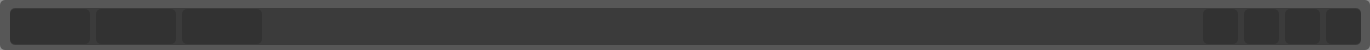
   <widget class="QWidget" name="Song_Menu_Widget" native="true">
    <property name="geometry">
     <rect>
      <x>10</x>
      <y>10</y>
      <width>1370</width>
      <height>50</height>
     </rect>
    </property>
    <property name="minimumSize">
     <size>
      <width>1370</width>
      <height>50</height>
     </size>
    </property>
    <property name="maximumSize">
     <size>
      <width>1370</width>
      <height>50</height>
     </size>
    </property>
    <property name="styleSheet">
     <string notr="true">QWidget
{
border-radius:5px;
background-color:rgba(30,30,30,0.5)
} </string>
    </property>
    <widget class="QWidget" name="layoutWidget">
     <property name="geometry">
      <rect>
       <x>10</x>
       <y>8</y>
       <width>1351</width>
       <height>37</height>
      </rect>
     </property>
     <layout class="QHBoxLayout" name="horizontalLayout_3">
      <item>
       <widget class="QPushButton" name="info_Button">
        <property name="minimumSize">
         <size>
          <width>80</width>
          <height>35</height>
         </size>
        </property>
        <property name="maximumSize">
         <size>
          <width>80</width>
          <height>35</height>
         </size>
        </property>
        <property name="font">
         <font>
          <family>黑体</family>
          <pointsize>12</pointsize>
         </font>
        </property>
        <property name="styleSheet">
         <string notr="true">QPushButton
{
background-color:rgb(30,30,30,0.3);
color:rgb(30,200,150);
border-radius:5px
}

QPushButton:disabled
{
background-color:rgb(30,30,30,0.1);
color:rgb(30,200,150);
border-radius:5px;
}
QPushButton:hover {	/*鼠标悬浮时*/
background-color: rgba(30,200,150,0.3);
}

QPushButton::pressed
{
background-color:rgb(30,200,150,0.4);
color:rgb(30,200,150);
}</string>
        </property>
        <property name="text">
         <string/>
        </property>
        <property name="icon">
         <iconset resource="MusicResources.qrc">
          <normaloff>:/ico/MusicIco/info.png</normaloff>
          <disabledoff>:/ico/MusicIco/info.png</disabledoff>:/ico/MusicIco/info.png</iconset>
        </property>
        <property name="iconSize">
         <size>
          <width>24</width>
          <height>24</height>
         </size>
        </property>
       </widget>
      </item>
      <item>
       <widget class="QPushButton" name="song_Button">
        <property name="minimumSize">
         <size>
          <width>80</width>
          <height>35</height>
         </size>
        </property>
        <property name="maximumSize">
         <size>
          <width>80</width>
          <height>35</height>
         </size>
        </property>
        <property name="font">
         <font>
          <family>黑体</family>
          <pointsize>12</pointsize>
         </font>
        </property>
        <property name="styleSheet">
         <string notr="true">QPushButton
{
background-color:rgb(30,30,30,0.3);
color:rgb(30,200,150);
border-radius:5px
}

QPushButton:disabled
{
background-color:rgb(30,30,30,0.1);
color:rgb(30,200,150);
border-radius:5px;
}
QPushButton:hover {	/*鼠标悬浮时*/
background-color: rgba(30,200,150,0.3);
}

QPushButton::pressed
{
background-color:rgb(30,200,150,0.4);
color:rgb(30,200,150);
}</string>
        </property>
        <property name="text">
         <string/>
        </property>
        <property name="icon">
         <iconset resource="MusicResources.qrc">
          <normaloff>:/ico/MusicIco/music file.png</normaloff>
          <disabledoff>:/ico/MusicIco/music file.png</disabledoff>:/ico/MusicIco/music file.png</iconset>
        </property>
        <property name="iconSize">
         <size>
          <width>24</width>
          <height>24</height>
         </size>
        </property>
       </widget>
      </item>
      <item>
       <widget class="QPushButton" name="collect_Button">
        <property name="minimumSize">
         <size>
          <width>80</width>
          <height>35</height>
         </size>
        </property>
        <property name="maximumSize">
         <size>
          <width>80</width>
          <height>35</height>
         </size>
        </property>
        <property name="font">
         <font>
          <family>黑体</family>
          <pointsize>12</pointsize>
         </font>
        </property>
        <property name="styleSheet">
         <string notr="true">QPushButton
{
background-color:rgb(30,30,30,0.3);
color:rgb(30,200,150);
border-radius:5px
}

QPushButton:disabled
{
background-color:rgb(30,30,30,0.1);
color:rgb(30,200,150);
border-radius:5px;
}
QPushButton:hover {	/*鼠标悬浮时*/
background-color: rgba(30,200,150,0.3);
}

QPushButton::pressed
{
background-color:rgb(30,200,150,0.4);
color:rgb(30,200,150);
}</string>
        </property>
        <property name="text">
         <string/>
        </property>
        <property name="icon">
         <iconset resource="MusicResources.qrc">
          <normaloff>:/ico/MusicIco/like folder.png</normaloff>
          <disabledoff>:/ico/MusicIco/like folder.png</disabledoff>:/ico/MusicIco/like folder.png</iconset>
        </property>
        <property name="iconSize">
         <size>
          <width>24</width>
          <height>24</height>
         </size>
        </property>
       </widget>
      </item>
      <item>
       <spacer name="horizontalSpacer_3">
        <property name="orientation">
         <enum>Qt::Horizontal</enum>
        </property>
        <property name="sizeHint" stdset="0">
         <size>
          <width>40</width>
          <height>20</height>
         </size>
        </property>
       </spacer>
      </item>
      <item>
       <widget class="QPushButton" name="import_music_Button">
        <property name="minimumSize">
         <size>
          <width>35</width>
          <height>35</height>
         </size>
        </property>
        <property name="maximumSize">
         <size>
          <width>35</width>
          <height>35</height>
         </size>
        </property>
        <property name="font">
         <font>
          <family>黑体</family>
          <pointsize>12</pointsize>
         </font>
        </property>
        <property name="styleSheet">
         <string notr="true">QPushButton
{
background-color:rgb(30,30,30,0.3);
color:rgb(30,200,150);
border-radius:5px
}

QPushButton:disabled
{
background-color:rgb(30,30,30,0.1);
color:rgb(30,200,150);
border-radius:5px;
}
QPushButton:hover {	/*鼠标悬浮时*/
background-color: rgba(30,200,150,0.3);
}

QPushButton::pressed
{
background-color:rgb(30,200,150,0.4);
color:rgb(30,200,150);
}</string>
        </property>
        <property name="text">
         <string/>
        </property>
        <property name="icon">
         <iconset resource="MusicResources.qrc">
          <normaloff>:/ico/MusicIco/add music.png</normaloff>
          <disabledoff>:/ico/MusicIco/add music.png</disabledoff>:/ico/MusicIco/add music.png</iconset>
        </property>
        <property name="iconSize">
         <size>
          <width>24</width>
          <height>24</height>
         </size>
        </property>
       </widget>
      </item>
      <item>
       <widget class="QPushButton" name="import_playlist_Button">
        <property name="minimumSize">
         <size>
          <width>35</width>
          <height>35</height>
         </size>
        </property>
        <property name="maximumSize">
         <size>
          <width>35</width>
          <height>35</height>
         </size>
        </property>
        <property name="font">
         <font>
          <family>黑体</family>
          <pointsize>12</pointsize>
         </font>
        </property>
        <property name="toolTip">
         <string comment="111"/>
        </property>
        <property name="styleSheet">
         <string notr="true">QPushButton
{
background-color:rgb(30,30,30,0.3);
color:rgb(30,200,150);
border-radius:5px
}

QPushButton:disabled
{
background-color:rgb(30,30,30,0.1);
color:rgb(30,200,150);
border-radius:5px;
}
QPushButton:hover {	/*鼠标悬浮时*/
background-color: rgba(30,200,150,0.3);
}

QPushButton::pressed
{
background-color:rgb(30,200,150,0.4);
color:rgb(30,200,150);
}</string>
        </property>
        <property name="text">
         <string/>
        </property>
        <property name="icon">
         <iconset resource="MusicResources.qrc">
          <normaloff>:/ico/MusicIco/import2.png</normaloff>
          <disabledoff>:/ico/MusicIco/import2.png</disabledoff>:/ico/MusicIco/import2.png</iconset>
        </property>
        <property name="iconSize">
         <size>
          <width>24</width>
          <height>24</height>
         </size>
        </property>
       </widget>
      </item>
      <item>
       <widget class="QPushButton" name="set_Button">
        <property name="minimumSize">
         <size>
          <width>35</width>
          <height>35</height>
         </size>
        </property>
        <property name="maximumSize">
         <size>
          <width>35</width>
          <height>35</height>
         </size>
        </property>
        <property name="font">
         <font>
          <family>黑体</family>
          <pointsize>12</pointsize>
         </font>
        </property>
        <property name="styleSheet">
         <string notr="true">QPushButton
{
background-color:rgb(30,30,30,0.3);
color:rgb(30,200,150);
border-radius:5px
}

QPushButton:disabled
{
background-color:rgb(30,30,30,0.1);
color:rgb(30,200,150);
border-radius:5px;
}
QPushButton:hover {	/*鼠标悬浮时*/
background-color: rgba(30,200,150,0.3);
}

QPushButton::pressed
{
background-color:rgb(30,200,150,0.4);
color:rgb(30,200,150);
}</string>
        </property>
        <property name="text">
         <string/>
        </property>
        <property name="icon">
         <iconset resource="MusicResources.qrc">
          <normaloff>:/ico/MusicIco/set.png</normaloff>
          <disabledoff>:/ico/MusicIco/set.png</disabledoff>:/ico/MusicIco/set.png</iconset>
        </property>
        <property name="iconSize">
         <size>
          <width>24</width>
          <height>24</height>
         </size>
        </property>
       </widget>
      </item>
      <item>
       <widget class="QPushButton" name="EXIT_Button">
        <property name="minimumSize">
         <size>
          <width>35</width>
          <height>35</height>
         </size>
        </property>
        <property name="maximumSize">
         <size>
          <width>35</width>
          <height>35</height>
         </size>
        </property>
        <property name="font">
         <font>
          <family>黑体</family>
          <pointsize>12</pointsize>
         </font>
        </property>
        <property name="styleSheet">
         <string notr="true">QPushButton
{
background-color:rgb(30,30,30,0.3);
color:rgb(30,200,150);
border-radius:5px
}

QPushButton:disabled
{
background-color:rgb(30,30,30,0.1);
color:rgb(30,200,150);
border-radius:5px;
}
QPushButton:hover {	/*鼠标悬浮时*/
background-color: rgba(30,200,150,0.3);
}

QPushButton::pressed
{
background-color:rgb(30,200,150,0.4);
color:rgb(30,200,150);
}</string>
        </property>
        <property name="text">
         <string/>
        </property>
        <property name="icon">
         <iconset resource="MusicResources.qrc">
          <normaloff>:/ico/MusicIco/close.png</normaloff>
          <disabledoff>:/ico/MusicIco/close.png</disabledoff>:/ico/MusicIco/close.png</iconset>
        </property>
        <property name="iconSize">
         <size>
          <width>24</width>
          <height>24</height>
         </size>
        </property>
       </widget>
      </item>
     </layout>
    </widget>
   </widget>
